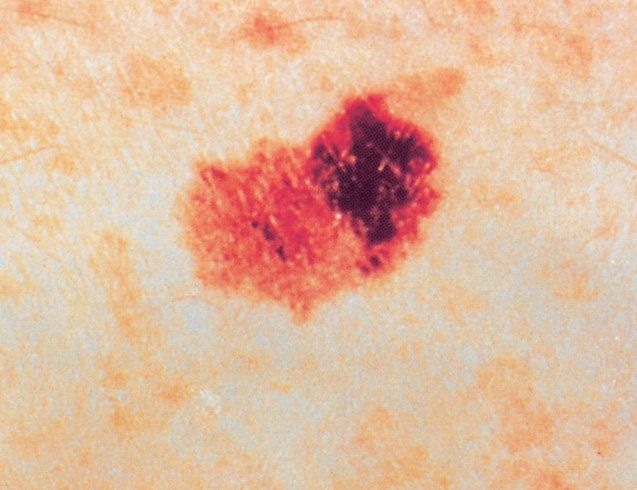
#> input picture my exercises/py/assets/skin.jpeg, 637 x 490 px
$ python thresholding.py
#> lines starting #> are read from the running program, lines starting #| are printed output that depends on the picture; after the words box and inside, x2 and y2 are one past the last pixel; in counts of white or black regions, pixels touching at a corner belong together
import cv2
import numpy as np
import matplotlib.pyplot as plt

img= cv2.imread('assets/skin.jpeg') #loading image
#> img is the input picture: shape (490, 637, 3); mean B, G, R 159.5, 186, 226
gray_img= cv2.cvtColor(img, cv2.COLOR_BGR2GRAY) #converting in grayscale
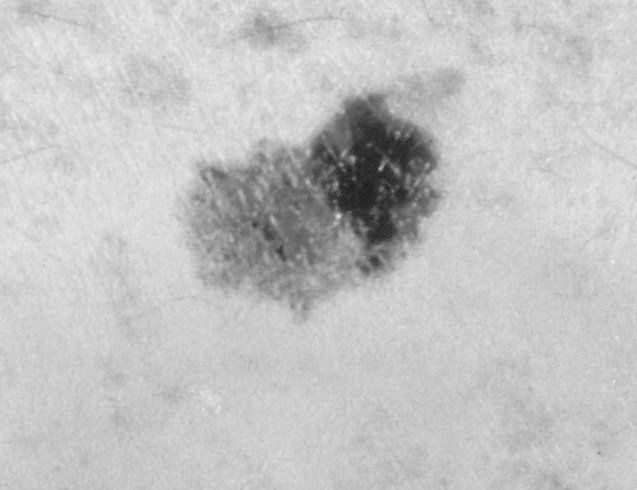
#> gray_img: shape (490, 637); min 21, max 241, mean 195

cv2.imshow('Image converted in grayscale',gray_img)
cv2.waitKey(0)
cv2.destroyAllWindows()

blurred_img = cv2.GaussianBlur(gray_img, ksize = (7, 7), sigmaX = 0)    #blurring with gaussian filter

cv2.imshow('Blurred image (gaussian filter)',blurred_img)
cv2.waitKey(0)
cv2.destroyAllWindows()

hist,bins = np.histogram(img.flatten(),256,[0,256]) #creating and showing histogram's plot
#> hist = 256 values, max 12178 at index 197, min 0 at index 0, mean 3657.8; bins = 257 values from 0 to 256
cdf = hist.cumsum()
#> cdf = 256 values from 0 to 936390
plt.title('grayscale blurred image histogram')
plt.hist(blurred_img.flatten(),256,[0,256], color = 'gray')
plt.xlim([0,256])
plt.legend(('cumulative distribution functions','histogram'), loc = 'upper left')
plt.show()
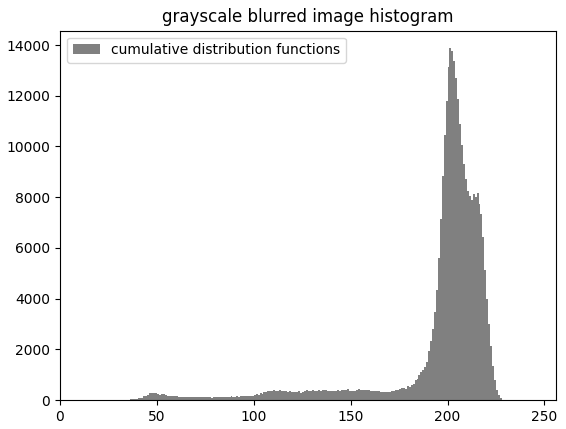
#> figure drawn by matplotlib, 1 panel; tallest bar 13874 high, from x = 201 to 202

ret,otzu_thresh = cv2.threshold(blurred_img,180,255,cv2.THRESH_OTSU)    #using otsu's method for thresholding
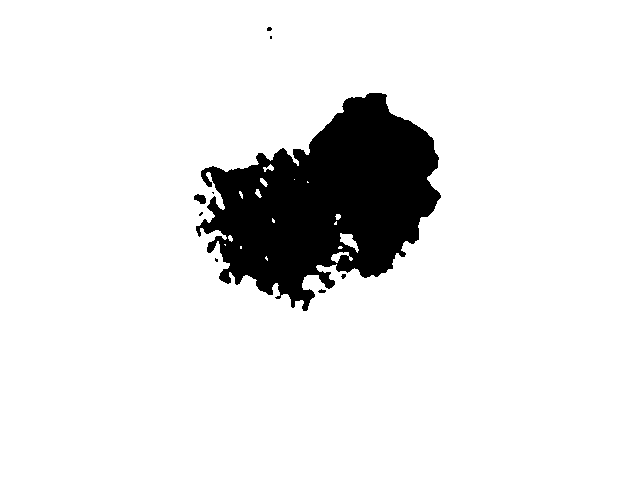
#> otzu_thresh: shape (490, 637); 90.3% white; 9 black regions (6 under 20 px), largest, box (x1, y1, x2, y2) and area: (196, 93, 441, 311) 30048, (194, 194, 206, 204) 84, (318, 289, 326, 293) 22
#> ret = 156

images = [blurred_img, otzu_thresh] #plotting otsu's results
plt.title('OTZU thresholding')
plt.imshow(otzu_thresh, cmap = 'gray')
plt.show()


bin_img=255-otzu_thresh #creating the binary mask for the bitwise_or operator
cv2.imshow('Binary image',bin_img)
cv2.waitKey(0)
cv2.destroyAllWindows()

last=cv2.bitwise_or(img, img, mask=bin_img) #applying bitwise_or operator and showing its results
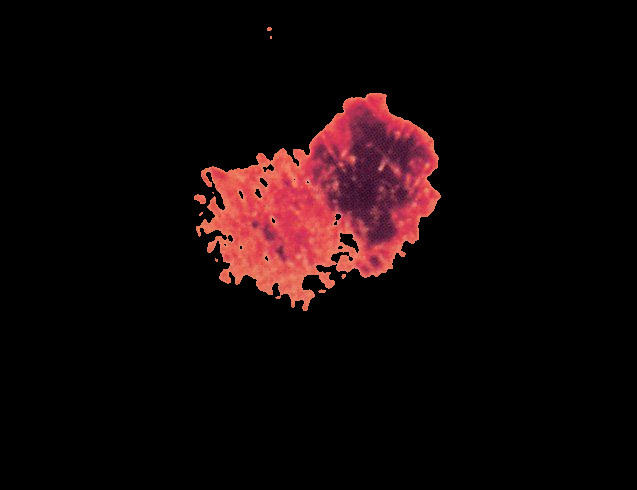
#> last: shape (490, 637, 3); mean B, G, R 7.9, 7, 18.5
cv2.imshow('Final image',last)
cv2.waitKey(0)
cv2.destroyAllWindows()
